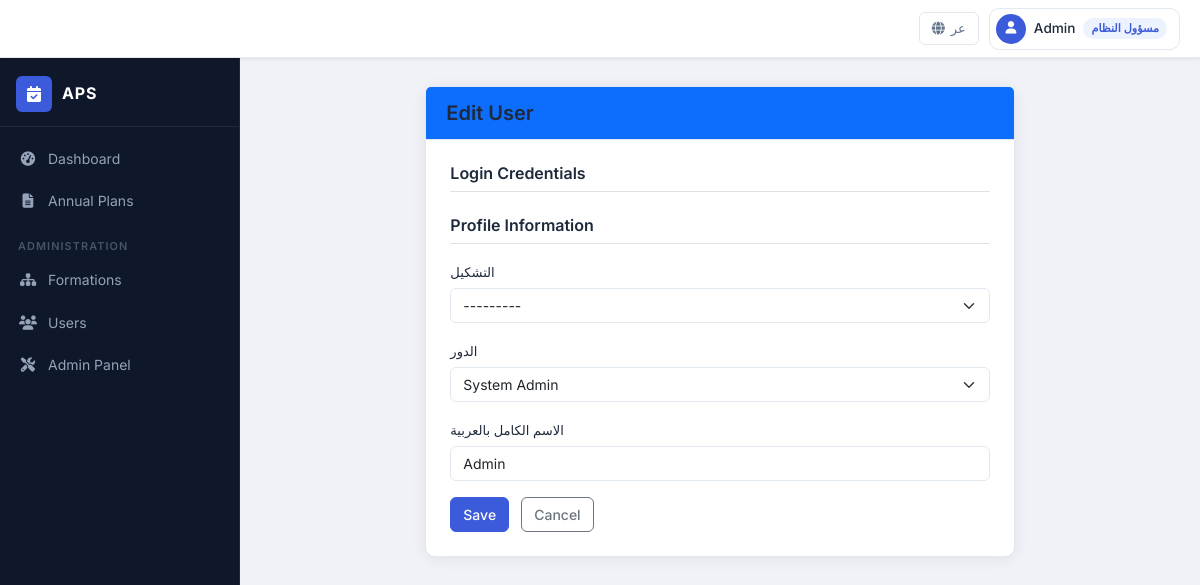
Screenshot of /auth/users/1/edit/ (signed in) with the database file from the repository.
### apps/accounts/models.py (models this page shows, shortened)
class UserProfile(models.Model):
    ROLE_ADMIN = 'ADMIN'
    ROLE_MANAGER = 'MANAGER'
    ROLE_ORGANIZER = 'ORGANIZER'
    ROLE_REVIEWER = 'REVIEWER'
    ROLE_VIEWER = 'VIEWER'
    ROLE_CHOICES = [
        (ROLE_ADMIN, _('System Admin')),
        (ROLE_MANAGER, _('Formation Manager')),
        (ROLE_ORGANIZER, _('Form Organizer')),
        (ROLE_REVIEWER, _('Reviewer')),
        (ROLE_VIEWER, _('Viewer')),
    ]
    user = models.OneToOneField(
        User, on_delete=models.CASCADE,
        related_name='profile', verbose_name=_('user')
    )
    formation = models.OneToOneField(
        'formations.Formation', on_delete=models.PROTECT,
        null=True, blank=True,
        related_name='user_profile', verbose_name=_('formation')
    )
    role = models.CharField(
        max_length=20, choices=ROLE_CHOICES, default=ROLE_ORGANIZER,
        verbose_name=_('Role')
    )
    full_name_ar = models.CharField(max_length=200, verbose_name=_('full name in arabic'))
    created_at = models.DateTimeField(auto_now_add=True, verbose_name=_('created at'))
    class Meta:
        verbose_name = _('user profile')
        verbose_name_plural = _('user profiles')
        indexes = [
            models.Index(fields=['role']),
        ]

### apps/accounts/views.py (the view, shortened to what this page needs)
# urls.py: path('users/<int:pk>/edit/', views.UserEditView.as_view(), name='user_edit'),
class UserEditView(AdminRequiredMixin, UpdateView):
    model = User
    template_name = 'accounts/user_form.html'
    success_url = reverse_lazy('accounts:user_list')
    def get(self, request, *args, **kwargs):
        user_obj = get_object_or_404(User, pk=kwargs['pk'])
        profile, _ = UserProfile.objects.get_or_create(user=user_obj)
        return render(request, self.template_name, {
            'user_form': UserCreateForm(instance=user_obj),
            'profile_form': UserProfileForm(instance=profile),
            'edit_mode': True,
            'target_user': user_obj,
        })

### apps/accounts/forms.py (shortened to what this page needs)
class UserCreateForm(forms.ModelForm):
    password1 = forms.CharField(
        label='كلمة المرور',
        widget=forms.PasswordInput(attrs={'class': 'form-control'})
    )
    password2 = forms.CharField(
        label='تأكيد كلمة المرور',
        widget=forms.PasswordInput(attrs={'class': 'form-control'})
    )
    class Meta:
        model = User
        fields = ('username', 'email', 'first_name', 'last_name')
        labels = {
            'username': 'اسم المستخدم',
            'email': 'البريد الإلكتروني',
            'first_name': 'الاسم الأول',
            'last_name': 'اسم العائلة',
        }
        widgets = {
            'username': forms.TextInput(attrs={'class': 'form-control', 'dir': 'ltr'}),
            'email': forms.EmailInput(attrs={'class': 'form-control', 'dir': 'ltr'}),
            'first_name': forms.TextInput(attrs={'class': 'form-control'}),
            'last_name': forms.TextInput(attrs={'class': 'form-control'}),
        }

class UserProfileForm(forms.ModelForm):
    class Meta:
        model = UserProfile
        fields = ('formation', 'role', 'full_name_ar')
        labels = {
            'formation': 'التشكيل',
            'role': 'الدور',
            'full_name_ar': 'الاسم الكامل بالعربية',
        }
        widgets = {
            'formation': forms.Select(attrs={'class': 'form-select'}),
            'role': forms.Select(attrs={'class': 'form-select'}),
            'full_name_ar': forms.TextInput(attrs={'class': 'form-control'}),
        }

### apps/core/mixins.py (called while the page is built)
    def dispatch(self, request, *args, **kwargs):
        if not request.user.is_authenticated:
            return self.handle_no_permission()
        if not hasattr(request.user, 'profile'):
            raise PermissionDenied
        role = request.user.profile.role
        if self.allowed_roles and role not in self.allowed_roles:
            raise PermissionDenied
        return super().dispatch(request, *args, **kwargs)

### apps/core/templatetags/rtl_extras.py (called while the page is built)
@register.filter(name='strip_lang_prefix')
def strip_lang_prefix(full_path):
    for lang_code, _ in settings.LANGUAGES:
        if lang_code == settings.LANGUAGE_CODE:
            continue  # default language has no prefix
        prefix = f'/{lang_code}/'
        if full_path.startswith(prefix):
            return '/' + full_path[len(prefix):]
        if full_path == f'/{lang_code}':
            return '/'
    return full_path

### apps/formations/models.py (called while the page is built)
    def __str__(self):
        return f'{self.name_ar} ({self.code})'

### apps/accounts/templates/accounts/user_form.html (shortened to what this page needs)
{% extends "base.html" %}
{% load i18n %}
{% block content %}
<div class="row justify-content-center">
    <div class="col-md-8">
        <div class="card shadow">
            <div class="card-header bg-primary text-white">
                <h5 class="mb-0">{% if edit_mode %}{% trans "Edit User" %}{% else %}{% trans "New User" %}{% endif %}</h5>
            </div>
            <div class="card-body p-4">
                <form method="post" novalidate>
                    <h6 class="border-bottom pb-2 mb-3">{% trans "Login Credentials" %}</h6>
                    <h6 class="border-bottom pb-2 mb-3 mt-4">{% trans "Profile Information" %}</h6>
                    {% for field in profile_form %}
                    <div class="mb-3">
                        <label class="form-label">{{ field.label }}</label>
                        {{ field }}
                    </div>
                    {% endfor %}
                    <button type="submit" class="btn btn-primary">{% trans "Save" %}</button>
                    <a href="{% url 'accounts:user_list' %}" class="btn btn-outline-secondary ms-2">{% trans "Cancel" %}</a>
                </form>
            </div>
        </div>
    </div>
</div>
{% endblock %}

### templates/navbar.html (shortened to what this page needs)
{% load i18n rtl_extras %}
{% get_current_language as LANG_CODE %}
<header class="app-topbar">
    <div class="topbar-end">
        <form method="post" action="{% url 'set_language' %}" class="topbar-lang-form">
            {% if LANG_CODE == 'ar' %}
            <button type="submit" name="language" value="en" class="topbar-btn topbar-lang-btn" title="Switch to English">
                <i class="fas fa-globe"></i> <span>EN</span>
            </button>
            {% else %}
            <button type="submit" name="language" value="ar" class="topbar-btn topbar-lang-btn" title="التبديل إلى العربية">
                <i class="fas fa-globe"></i> <span>عر</span>
            </button>
            {% endif %}
        </form>
        <div class="topbar-user dropdown">
            <button class="topbar-user-btn dropdown-toggle" data-bs-toggle="dropdown" aria-expanded="false">
                <span class="topbar-avatar">
                    <i class="fas fa-user"></i>
                </span>
                <span class="topbar-username">
                    {% if user.profile.full_name_ar %}{{ user.profile.full_name_ar }}{% else %}{{ user.username }}{% endif %}
                </span>
                <span class="topbar-role-badge">{{ user.profile.role|role_label }}</span>
            </button>
        </div>
    </div>
</header>

### static/css/custom-rtl.css (style rules this page uses)
:root { --color-primary: #3b5bdb; --color-primary-dark: #2f4ac5; --color-primary-light: #748ffc; --color-primary-bg: #edf2ff; --color-bg: #f0f2f7; --color-surface: #ffffff; --color-border: #e2e8f0; --color-text: #1e293b; --color-text-muted: #64748b; --color-text-light: #94a3b8; --color-success: #22c55e; --color-warning: #f59e0b; --color-danger: #ef4444; --color-info: #06b6d4; --sidebar-width: 240px; --sidebar-bg: #0f172a; --sidebar-border: #1e293b; --sidebar-link: #94a3b8; --sidebar-link-hover: #e2e8f0; --sidebar-active-bg: #1e3a8a; --sidebar-active-text: #ffffff; --sidebar-icon-w: 20px; --topbar-height: 58px; --topbar-bg: #ffffff; --topbar-border: #e2e8f0; --topbar-shadow: 0 1px 4px rgba(0,0,0,0.08); --font-ltr: 'Inter', system-ui, sans-serif; --font-rtl: 'Cairo', system-ui, sans-serif; --radius-sm: 6px; --radius-md: 10px; --radius-lg: 16px; --shadow-card: 0 2px 16px rgba(0,0,0,0.07); --shadow-lg: 0 8px 32px rgba(0,0,0,0.12); --transition: 0.2s ease; }
html, body { height: 100%; }
body { font-family: var(--font-ltr); color: var(--color-text); background-color: var(--color-bg); font-size: 0.9rem; line-height: 1.6; -webkit-font-smoothing: antialiased; }
h1, h2, h3, h4, h5, h6 { font-weight: 600; color: var(--color-text); }
a { color: var(--color-primary); text-decoration: none; }
body.app-layout { display: flex; flex-direction: column; min-height: 100vh; }
.app-topbar { height: var(--topbar-height); background: var(--topbar-bg); border-bottom: 1px solid var(--topbar-border); box-shadow: var(--topbar-shadow); display: flex; align-items: center; justify-content: space-between; padding: 0 20px 0 16px; position: sticky; top: 0; z-index: 1000; gap: 12px; }
.topbar-end { display: flex; align-items: center; gap: 10px; flex-shrink: 0; }
.topbar-btn { background: none; border: 1px solid var(--color-border); border-radius: var(--radius-sm); color: var(--color-text-muted); padding: 5px 12px; font-size: 0.82rem; font-weight: 500; display: flex; align-items: center; gap: 6px; cursor: pointer; transition: var(--transition); }
.topbar-lang-form { display: flex; align-items: center; }
.topbar-user { position: relative; }
.topbar-user-btn { background: none; border: 1px solid var(--color-border); border-radius: var(--radius-md); display: flex; align-items: center; gap: 8px; padding: 5px 12px 5px 6px; cursor: pointer; transition: var(--transition); color: var(--color-text); font-size: 0.85rem; font-weight: 500; }
.topbar-user-btn::after { display: none; }
.topbar-avatar { width: 30px; height: 30px; border-radius: 50%; background: var(--color-primary); color: white; display: flex; align-items: center; justify-content: center; font-size: 0.78rem; flex-shrink: 0; }
.topbar-username { max-width: 140px; overflow: hidden; text-overflow: ellipsis; white-space: nowrap; }
.topbar-role-badge { font-size: 0.7rem; font-weight: 600; background: var(--color-primary-bg); color: var(--color-primary); padding: 2px 8px; border-radius: 99px; white-space: nowrap; }
.card { border: 1px solid var(--color-border); border-radius: var(--radius-md); box-shadow: var(--shadow-card); background: var(--color-surface); }
.card-header { border-bottom: 1px solid var(--color-border); background: var(--color-surface); padding: 14px 20px; border-radius: var(--radius-md) var(--radius-md) 0 0; }
.card-body { padding: 20px; }
.card.shadow { box-shadow: var(--shadow-card) !important; }
.form-control, .form-select { border-radius: var(--radius-sm); border: 1.5px solid var(--color-border); font-size: 0.875rem; transition: border-color var(--transition), box-shadow var(--transition); }
.form-label { font-weight: 500; font-size: 0.82rem; color: var(--color-text); margin-bottom: 5px; }
.btn { border-radius: var(--radius-sm); font-weight: 500; font-size: 0.875rem; transition: var(--transition); }
.btn-primary { background: var(--color-primary); border-color: var(--color-primary); }

### rows the page displays
UserProfile: profile_form "---------" "System Admin" "Admin"

### other values shown
{{ user.profile.full_name_ar }} "Admin"
{{ user.profile.role|role_label }} "مسؤول النظام"
{{ field.label }} "التشكيل" "الدور" "الاسم الكامل بالعربية"
